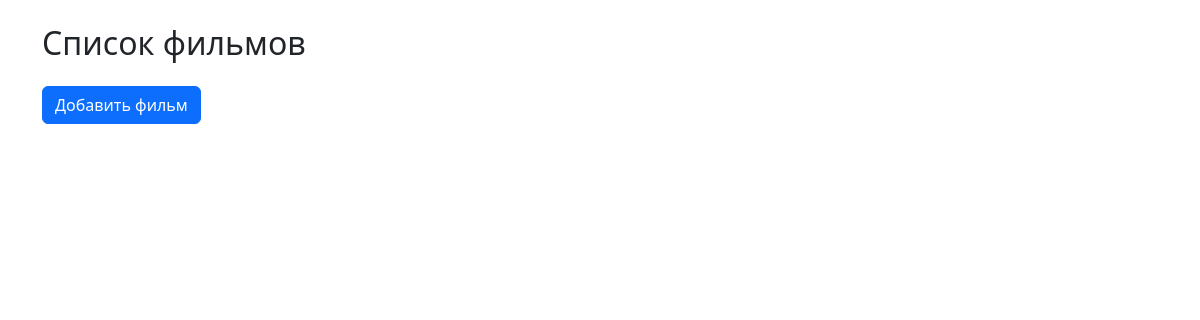
The page /list/ on the database as committed earlier.
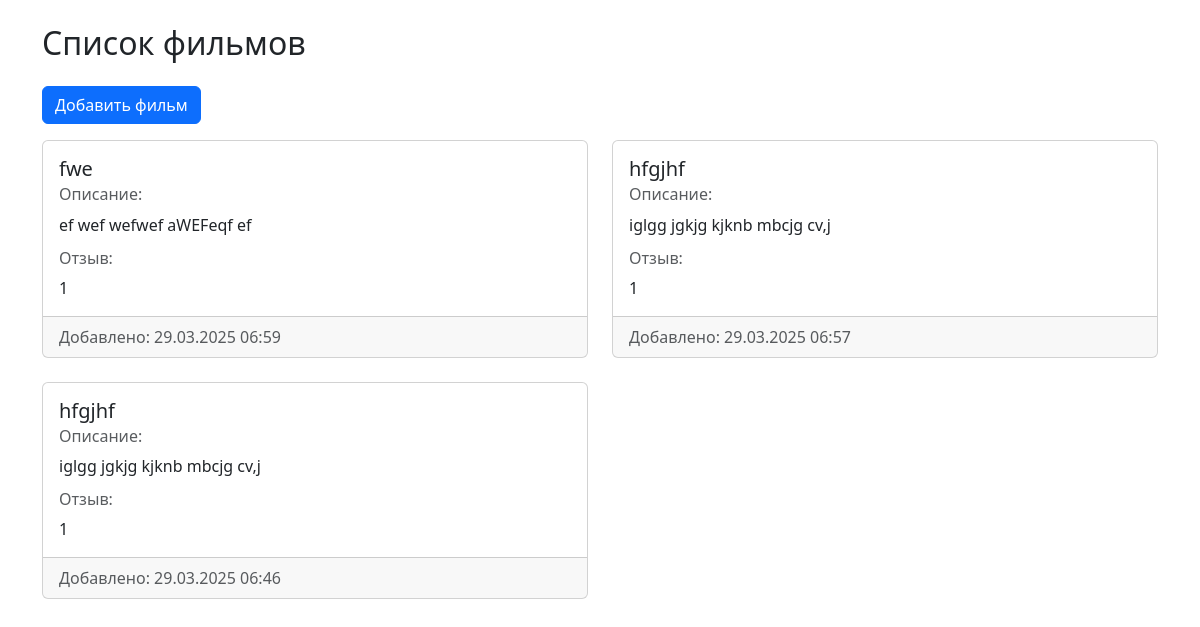
The same page on the database as committed later.
### films/models.py (models this page shows, shortened)
class Film(models.Model):
    title = models.CharField(max_length=200, verbose_name="Название фильма")
    description = models.TextField(verbose_name="Описание фильма")
    review = models.TextField(verbose_name="Отзыв о фильме")
    created_at = models.DateTimeField(auto_now_add=True)
    class Meta:
        verbose_name = "Фильм"
        verbose_name_plural = "Фильмы"

### films/views.py (the view)
# urls.py: path('list/', views.films_list, name='films_list'),
def films_list(request):
    films = Film.objects.all().order_by('-created_at')
    return render(request, 'films/films_list.html', {'films': films})

### films/templates/films/films_list.html
{% extends 'base.html' %}
{% block content %}
    <h2 class="mb-4">Список фильмов</h2>
    <a href="{% url 'films:add_film' %}" class="btn btn-primary mb-3">Добавить фильм</a>
    <div class="row">
        {% for film in films %}
        <div class="col-md-6 mb-4">
            <div class="card">
                <div class="card-body">
                    <h5 class="card-title">{{ film.title }}</h5>
                    <h6 class="card-subtitle mb-2 text-muted">Описание:</h6>
                    <p class="card-text">{{ film.description }}</p>
                    <h6 class="card-subtitle mb-2 text-muted">Отзыв:</h6>
                    <p class="card-text">{{ film.review }}</p>
                </div>
                <div class="card-footer text-muted">
                    Добавлено: {{ film.created_at|date:"d.m.Y H:i" }}
                </div>
            </div>
        </div>
        {% endfor %}
    </div>
{% endblock %}

Rows that differ between the two databases and show on the page:
added Film: title "fwe", description "ef wef wefwef aWEFeqf ef", review "1", created_at "29.03.2025 06:59"
added Film: title "hfgjhf", description "iglgg jgkjg kjknb mbcjg cv,j", review "1", created_at "29.03.2025 06:57"
added Film: title "hfgjhf", description "iglgg jgkjg kjknb mbcjg cv,j", review "1", created_at "29.03.2025 06:46"
